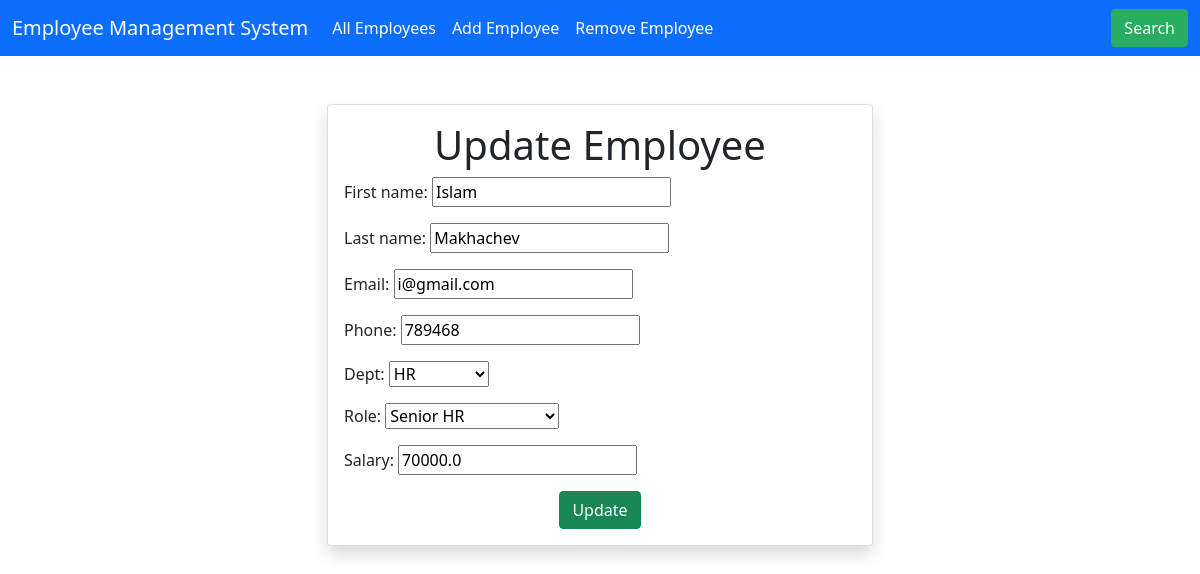
Screenshot of /update/6/ with the database file from the repository.
### emp/models.py (models this page shows, shortened)
class Employee(models.Model):
    first_name = models.CharField(max_length=50,null=False)
    last_name = models.CharField(max_length=50)
    email = models.EmailField(max_length=50)
    phone = models.CharField(max_length=12, blank=True)
    dept = models.ForeignKey(Department,on_delete=models.CASCADE)
    role = models.ForeignKey(Role,on_delete=models.CASCADE)
    salary = models.FloatField(default=0)

### emp/views.py (the view)
# urls.py: path("update/<int:id>/",views.update,name="update"),
def update(request,id):
    if request.method == 'POST':
        uf = Employee.objects.get(pk=id)
        fm = EmployeeRegistration(request.POST,instance=uf)
        if fm.is_valid():
            fm.save()
    else:
        uf = Employee.objects.get(pk=id)
        fm = EmployeeRegistration(instance=uf)
    return render(request, 'update.html', {'form':fm})

### emp/forms.py
class EmployeeRegistration(forms.ModelForm):
    class Meta:
        model = Employee
        fields=['first_name','last_name', 'email', 'phone','dept','role','salary']

### emp/models.py (called while the page is built)
    def __str__(self):
        return self.name

    def __str__(self):
        return self.name

### emp/templates/update.html (shortened to what this page needs)
{% extends "base.html" %}
{% block content%}
<div class="container mt-5">
    <div class="row justify-content-center">
      <div class="col-md-6">
        <div class="card shadow">
          <div class="card-body">
            <h1 class="card-title text-center">Update Employee</h1>
            <form action="" method="post">
                {{ form.as_p }}
                <div class="text-center">
                <input type="submit" class="btn btn-success text-center" value="Update">
                </div>
            </form>
          </div>
        </div>
      </div>
    </div>
  </div>
{% endblock %}

### rows the page displays
Employee: first_name "Islam", last_name "Makhachev", email "i@gmail.com", phone "789468", dept "HR", role "Senior HR", salary "70000.0"
